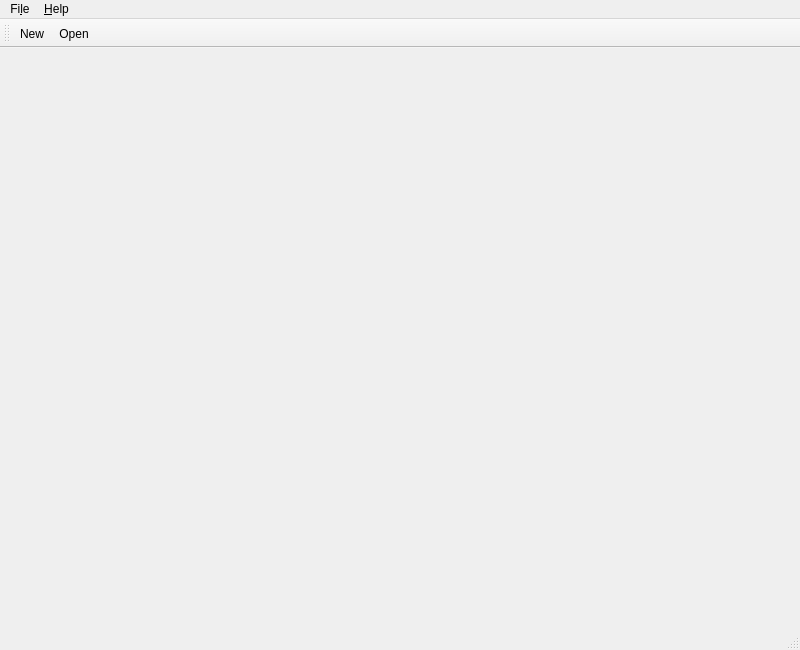
<?xml version="1.0" encoding="UTF-8"?>
<ui version="4.0">
 <class>main_window</class>
 <widget class="QMainWindow" name="main_window">
  <property name="geometry">
   <rect>
    <x>0</x>
    <y>0</y>
    <width>800</width>
    <height>650</height>
   </rect>
  </property>
  <property name="windowTitle">
   <string>Annotation tool</string>
  </property>
  <widget class="QWidget" name="centralwidget"/>
  <widget class="QMenuBar" name="menubar">
   <property name="geometry">
    <rect>
     <x>0</x>
     <y>0</y>
     <width>800</width>
     <height>22</height>
    </rect>
   </property>
   <widget class="QMenu" name="menuFile">
    <property name="title">
     <string>Fi&amp;le</string>
    </property>
    <addaction name="action_new"/>
    <addaction name="action_open"/>
    <addaction name="separator"/>
    <addaction name="action_quit"/>
   </widget>
   <widget class="QMenu" name="menuHelp">
    <property name="title">
     <string>&amp;Help</string>
    </property>
    <addaction name="action_about"/>
   </widget>
   <addaction name="menuFile"/>
   <addaction name="menuHelp"/>
  </widget>
  <widget class="QStatusBar" name="statusbar"/>
  <widget class="QToolBar" name="toolBar">
   <property name="windowTitle">
    <string>toolBar</string>
   </property>
   <attribute name="toolBarArea">
    <enum>TopToolBarArea</enum>
   </attribute>
   <attribute name="toolBarBreak">
    <bool>false</bool>
   </attribute>
   <addaction name="action_new"/>
   <addaction name="action_open"/>
  </widget>
  <action name="action_new">
   <property name="text">
    <string>&amp;New</string>
   </property>
  </action>
  <action name="action_open">
   <property name="text">
    <string>&amp;Open</string>
   </property>
  </action>
  <action name="action_about">
   <property name="text">
    <string>&amp;About</string>
   </property>
  </action>
  <action name="action_quit">
   <property name="text">
    <string>&amp;Quit</string>
   </property>
  </action>
 </widget>
 <resources/>
 <connections/>
</ui>
